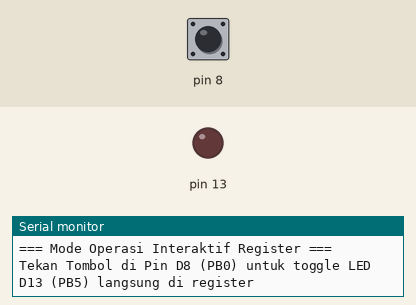
Simulated run of this sketch. Board: Arduino Uno, built with avr-gcc and run on an emulated ATmega328P. Parts: output pins drawn as LEDs (lit = HIGH), the last lines printed to the serial monitor. Inputs (shaded band) come from the test bench; at power-on: pin 8 HIGH.

Above: at 1.6 s.
1.7 s: pin 8 pulled LOW for 0.15 s
At 2.5 s:
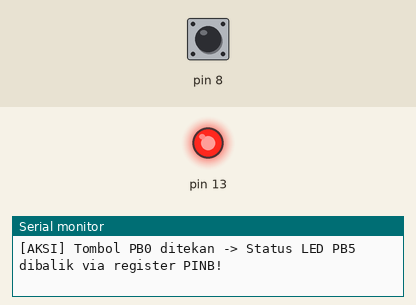
3.3 s: pin 8 pulled LOW for 1 s
At 3.8 s:
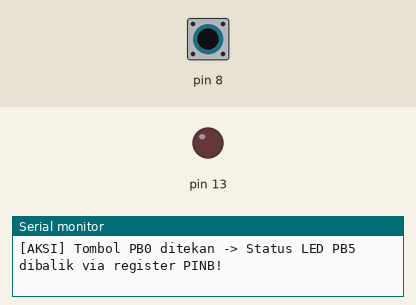
5.8 s: pin 8 pulled LOW for 3.2 s
At 6.9 s:
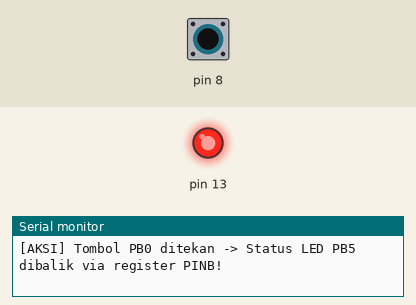
Timing chart, 0 to 8.8 s (numbered marks = the images above; inputs shaded):
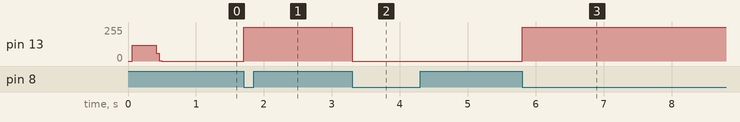

The sketch:

direct_port_benchmark.ino
```cpp
/**
 * direct_port_benchmark.ino
 * Modul 11: Benchmark Kecepatan Direct Port Manipulation vs digitalWrite()
 *
 * Hardware:
 * - Arduino Uno R3 (ATmega328P @ 16 MHz)
 * - LED Built-in  : Pin D13 (terhubung ke Port B Bit 5 / PB5)
 * - Push Button   : Pin D8 (terhubung ke Port B Bit 0 / PB0) ke GND
 *
 * Konsep Bitwise Register AVR:
 * - DDRB  (Data Direction Register B): Bit 1 = OUTPUT, Bit 0 = INPUT.
 * - PORTB (Port B Data Register): Bit 1 = HIGH / Aktifkan Pull-Up, Bit 0 = LOW.
 * - PINB  (Input Pins Register B): Membaca status pin. Menulis '1' ke PINB membalik (toggle) status pin.
 *
 * Tujuan:
 * Mengukur selisih waktu 50.000 siklus switching pin antara fungsi bawaan Arduino Core
 * (yang sarat tabel lookup) dibandingkan manipulasi register 1 siklus CPU (62.5 ns).
 */

#include <Arduino.h>

const uint32_t ITERASI = 50000;

void setup() {
    Serial.begin(115200);
    while (!Serial) {
        ; // Tunggu koneksi serial USB terbuka
    }

    Serial.println(F("\n======================================================="));
    Serial.println(F("    BENCHMARK PORT MANIPULATION VS DIGITALWRITE()      "));
    Serial.println(F("======================================================="));
    Serial.println(F("Hardware: ATmega328P @ 16 MHz (1 siklus clock = 62.5 ns)"));
    Serial.print(F("Jumlah Pengujian: "));
    Serial.print(ITERASI);
    Serial.println(F(" iterasi switching pin D13 (PB5)\n"));

    // -------------------------------------------------------------------------
    // UJI 1: digitalWrite() bawaan Arduino Core
    // Memeriksa tabel lookup, mematikan timer PWM, dan menonaktifkan interupsi sesaat
    // -------------------------------------------------------------------------
    pinMode(13, OUTPUT);
    uint32_t mulaiStandard = micros();
    for (uint32_t i = 0; i < ITERASI; i++) {
        digitalWrite(13, HIGH);
        digitalWrite(13, LOW);
    }
    uint32_t durasiStandard = micros() - mulaiStandard;

    // -------------------------------------------------------------------------
    // UJI 2: Direct Register Manipulation (PORTB & DDRB)
    // Diterjemahkan langsung menjadi instruksi assembly silikon: 'sbi' dan 'cbi' (1 clock)
    // -------------------------------------------------------------------------
    DDRB |= (1 << PB5); // Konfigurasi PB5 (pin D13) sebagai OUTPUT via register arah
    uint32_t mulaiRegister = micros();
    for (uint32_t i = 0; i < ITERASI; i++) {
        PORTB |= (1 << PB5);  // Set bit 5 bernilai 1 (HIGH) dalam 1 siklus clock (62.5ns)
        PORTB &= ~(1 << PB5); // Set bit 5 bernilai 0 (LOW) dalam 1 siklus clock (62.5ns)
    }
    uint32_t durasiRegister = micros() - mulaiRegister;

    // -------------------------------------------------------------------------
    // Analisis Hasil Pengujian
    // -------------------------------------------------------------------------
    Serial.print(F("Total Waktu digitalWrite() : "));
    Serial.print(durasiStandard);
    Serial.println(F(" mikrodetik"));

    Serial.print(F("Total Waktu Direct Register: "));
    Serial.print(durasiRegister);
    Serial.println(F(" mikrodetik"));

    float rasio = (float)durasiStandard / (float)durasiRegister;
    Serial.print(F("Hasil                      : Direct Register "));
    Serial.print(rasio, 2);
    Serial.println(F("x LEBIH CEPAT!\n"));

    Serial.println(F("=== Mode Operasi Interaktif Register ==="));
    Serial.println(F("Tekan Tombol di Pin D8 (PB0) untuk toggle LED D13 (PB5) langsung di register"));

    // Konfigurasi pin D8 (PB0) sebagai INPUT_PULLUP menggunakan register murni:
    DDRB &= ~(1 << PB0); // DDRB bit 0 = 0 (Mode INPUT)
    PORTB |= (1 << PB0); // PORTB bit 0 = 1 (Aktifkan resistor PULL-UP internal)
}

void loop() {
    static bool statusSebelumnya = false;

    // Membaca status pin D8 secara instan melalui register PINB:
    // Hasil bitwise bernilai 0 saat tombol ditekan ke GND (Active-LOW)
    bool tombolDitekan = !(PINB & (1 << PB0));

    if (tombolDitekan && !statusSebelumnya) {
        // Trik AVR Hardware: Menulis bit 1 ke register PINx akan membalik (toggle)
        // logika pin output tanpa perlu membaca nilai PORTx sebelumnya!
        PINB |= (1 << PB5);
        Serial.println(F("[AKSI] Tombol PB0 ditekan -> Status LED PB5 dibalik via register PINB!"));
        delay(50); // Jeda software debounce sederhana
    }

    statusSebelumnya = tombolDitekan;
}
```

Measured:
- after the input at 1.7 s, pin 13: 0/255 → 255/255 at once
- after the input at 3.3 s, pin 13: 255/255 → 0/255 at once
- after the input at 5.8 s, pin 13: 0/255 → 255/255 at once
